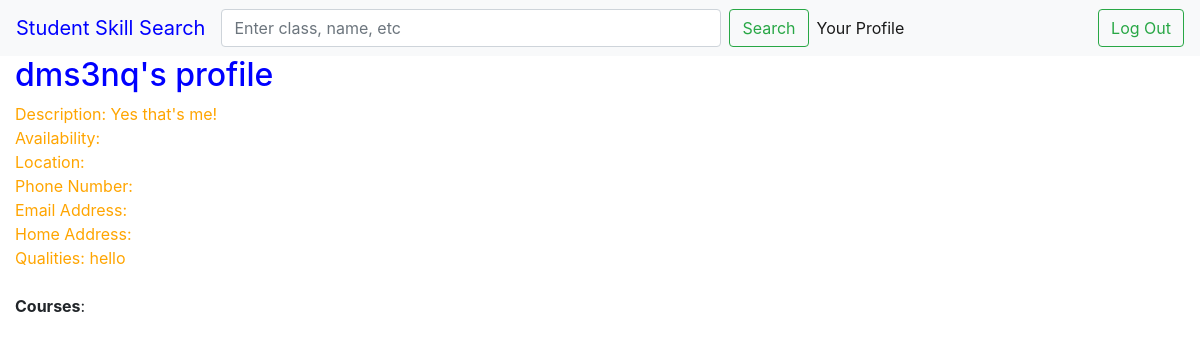
The page /accounts/2/ (signed in) on the database its author committed.
### accounts/models.py (models this page shows, shortened)
class CustomUser(AbstractUser):
    is_searching = models.BooleanField(default=True)
    image = models.ImageField(upload_to='profile_image', blank=True)
    courses = models.ManyToManyField('Class', blank=True)
    description = models.CharField(max_length=2000, blank=True)
    availability = models.CharField(max_length=1000, blank=True)
    location = models.CharField(max_length=100, blank=True)
    phone_number = models.CharField(max_length=20, blank=True)
    profile_email = models.CharField(max_length=100, blank=True)
    home_address = models.CharField(max_length=200, blank=True)
    qualities = models.CharField(max_length=1000, blank=True)

### accounts/views.py (the view)
# urls.py: path('<int:pk>/', views.DetailView.as_view(), name='detail'),
class DetailView(generic.DetailView):
    model = CustomUser
    template_name = 'accounts/user-profile.html'

### accounts/templates/accounts/user-profile.html (shortened to what this page needs)
{% extends 'base.html' %}
{% block content %}
<h2 style="color:blue; padding-left:15px">{{ customuser.username }}'s profile </h2>
<div style="color:orange;padding-left:15px;">Description: {{ customuser.description }} </div>
<div style="color:orange;padding-left:15px;">Availability: {{ customuser.availability }} </div>
<div style="color:orange;padding-left:15px;">Location: {{ customuser.location }} </div>
<div style="color:orange;padding-left:15px;">Phone Number: {{ customuser.phone_number }} </div>
<div style="color:orange;padding-left:15px;">Email Address: {{ customuser.profile_email }} </div>
<div style="color:orange;padding-left:15px;">Home Address: {{ customuser.home_address }} </div>
<div style="color:orange;padding-left:15px;">Qualities: {{ customuser.qualities }} </div>
<br>
<b style="padding-left:15px;">Courses</b>:
<br>
{% endblock %}

### rows shown on the page
CustomUser: username "dms3nq", description "Yes that's me!", qualities "hello"
